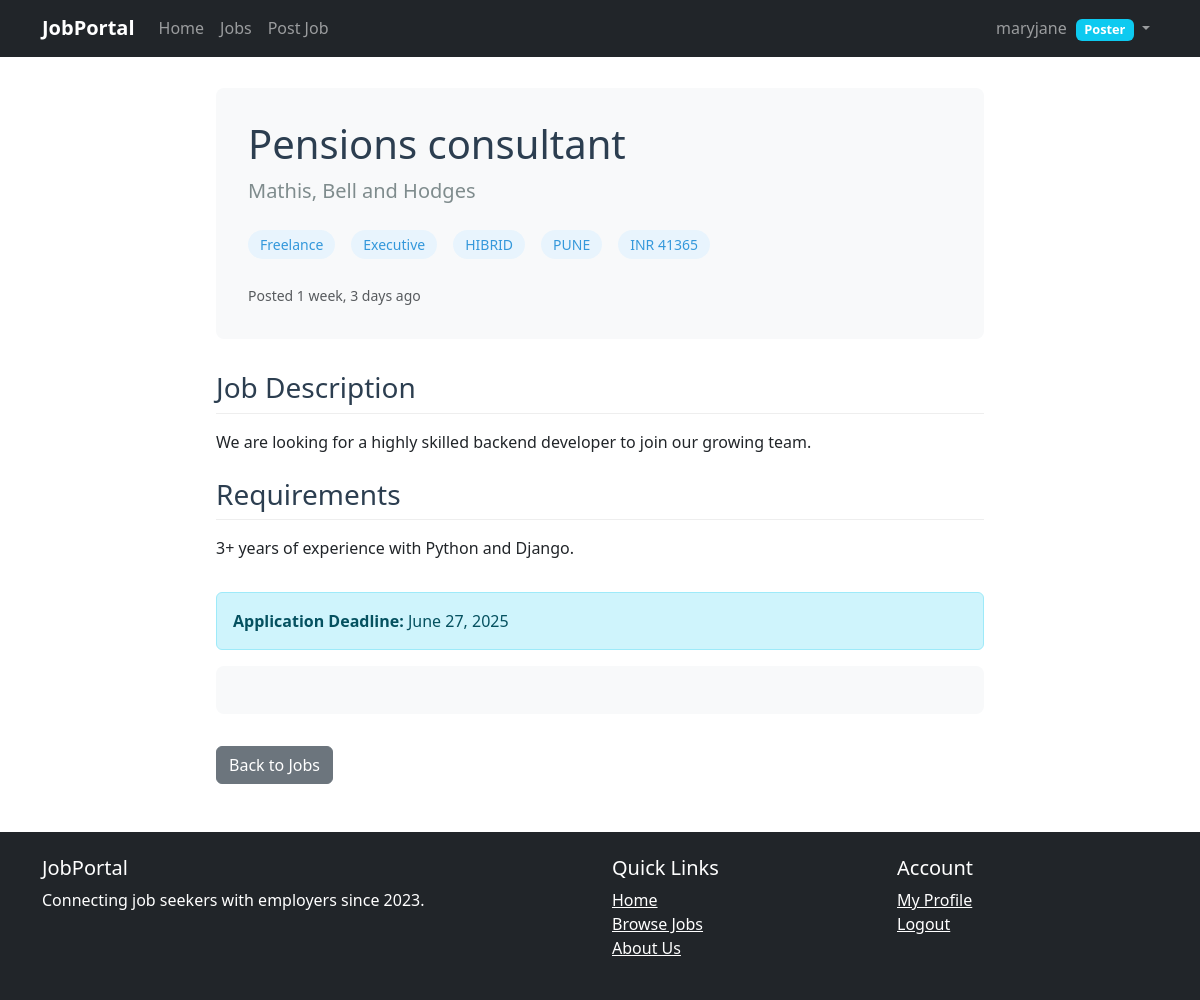
Page /jobs/pensions-consultant/ (signed in) on the committed database.
### profiles/models.py (models this page shows)
class Profile(models.Model):
    class Role(models.TextChoices):
        poster='POSTER',_('Poster')
        seeker='SEEKER',_('Seeker')
    user=models.OneToOneField(User,on_delete=models.CASCADE,related_name='Profile')
    role=models.CharField(choices=Role.choices,default=Role.seeker)

### jobs/models.py (models this page shows, shortened)
class Job(models.Model):
    class ExperienceLevel(models.TextChoices):
        ENTRY = 'ENTRY', _('Entry Level')
        MID = 'MID', _('Mid Level')
        SENIOR = 'SENIOR', _('Senior Level')
        LEAD = 'LEAD', _('Lead')
        EXECUTIVE = 'EXEC', _('Executive')
    class Mode(models.TextChoices):
        REMOTE = 'REMOTE', _('Remote')
        HIBRID = 'HIBRID', _('Hibrid')
        WORK_FROM_OFFICE = 'WORK FROM OFFICE', _('Work From Office')
    company_name=models.CharField(max_length=150,default='MicroSoft')
    poster = models.ForeignKey(User, on_delete=models.CASCADE, related_name='posted_jobs')
    title = models.CharField(max_length=200)
    slug=AutoSlugField(populate_from="title",unique=True)
    description = models.TextField()
    requirements = models.TextField()
    location = models.CharField(max_length=100,choices=Location.choices,default=Location.BENGALURU)
    salary = models.DecimalField(max_digits=10, decimal_places=2, null=True, blank=True)
    salary_currency = models.CharField(max_length=3, default='INR')
    category = models.CharField(max_length=100,choices=JobCategory.choices,default=JobCategory.SOFTWARE_ENGINEERING)
    job_type = models.CharField(max_length=100,choices=JobType.choices,default=JobType.FULL_TIME)
    experience_level = models.CharField(
        max_length=30,
        choices=ExperienceLevel.choices,
        default=ExperienceLevel.MID
    )
    mode=models.CharField(max_length=100,choices=Mode.choices,default=Mode.WORK_FROM_OFFICE)
    application_deadline = models.DateField(null=True, blank=True)
    is_active = models.BooleanField(default=True)
    created_at = models.DateTimeField(auto_now_add=True)
    updated_at = models.DateTimeField(auto_now=True)
    class Meta:
        ordering = ['-created_at']
        indexes = [
            models.Index(fields=['-created_at']),
            models.Index(fields=['is_active']),
        ]

### jobs/views.py (the view)
# urls.py: path('<slug:slug>/',JobDetailsView.as_view()),
class JobDetailsView(generic.DetailView):
    model=Job
    template_name='job/job_details.html'

### templates/job/job_details.html (shortened to what this page needs)
{% extends 'base.html' %}
{% load static %}
{% block content %}
<div class="job-detail-container">
    <div class="job-header">
        <h1 class="job-title">{{ job.title }}</h1>
        <p class="company-name">{{ job.company_name }}</p>
        <div class="job-meta">
            {% if job.job_type %}
                <span class="job-tag">{{ job.get_job_type_display }}</span>
            {% endif %}
            {% if job.experience_level %}
                <span class="job-tag">{{ job.get_experience_level_display }}</span>
            {% endif %}
            {% if job.mode %}
                <span class="job-tag">{{job.mode}}</span>
            {% endif %}
            {% if job.location %}
                <span class="job-tag"> {{ job.location }}</span>
            {% endif %}
            {% if job.salary %}
                <span class="job-tag job-salary">
                    {{ job.salary_currency }} {{ job.salary|floatformat:"0" }}
                </span>
            {% endif %}
        </div>
        <small class="text-muted">Posted {{ job.created_at|timesince }} ago</small>
    </div>
    <div class="job-content">
        {% if job.description %}
        <div class="job-section">
            <h3 class="job-section-title">Job Description</h3>
            <div>{{ job.description|linebreaks }}</div>
        </div>
        {% endif %}
        {% if job.requirements %}
        <div class="job-section">
            <h3 class="job-section-title">Requirements</h3>
            <div>{{ job.requirements|linebreaks }}</div>
        </div>
        {% endif %}
    </div>
    {% if job.application_deadline %}
    <div class="alert alert-info">
        <strong>Application Deadline:</strong> {{ job.application_deadline|date:"F j, Y" }}
    </div>
    {% endif %}
    <div class="apply-section">
    </div>
    <div class="action-buttons">
        <a href="/jobs/" class="btn btn-secondary">Back to Jobs</a>
    </div>
</div>
{% endblock %}

### templates/base.html (shortened to what this page needs)
<!DOCTYPE html>
<html lang="en">
<head>
    <link href="https://cdn.jsdelivr.net/npm/bootstrap@5.3.0/dist/css/bootstrap.min.css" rel="stylesheet">
</head>
<body>
    <nav class="navbar navbar-expand-lg navbar-dark bg-dark fixed-top">
        <div class="container">
            <a class="navbar-brand" href="{% url 'home' %}">JobPortal</a>
            <div class="collapse navbar-collapse" id="navbarNav">
                <ul class="navbar-nav me-auto">
                    <li class="nav-item">
                        <a class="nav-link" href="{% url 'home' %}">Home</a>
                    </li>
                    <li class="nav-item">
                        <a class="nav-link" href="{% url 'jobs:list' %}">Jobs</a>
                    </li>
                    {% if user.is_authenticated and user.Profile.role == 'POSTER' %}
                    <li class="nav-item">
                        <a class="nav-link" href="/jobs/create/">Post Job</a>
                    </li>
                    {% endif %}
                </ul>
                <ul class="navbar-nav">
                    {% if user.is_authenticated %}
                        <li class="nav-item dropdown">
                            <a class="nav-link dropdown-toggle" href="#" id="navbarDropdown" role="button" data-bs-toggle="dropdown">
                                {% if user.first_name %}
                                    {{ user.first_name }} {{ user.last_name }}
                                {% else %}
                                    {{ user.username }}
                                {% endif %}
                                <span class="badge bg-info role-badge">
                                    {{ user.Profile.get_role_display }}
                                </span>
                            </a>
                        </li>
                    {% endif %}
                </ul>
            </div>
        </div>
    </nav>
    <div class="container mt-4">
        {% block content %}{% endblock %}
    </div>
    <footer class="bg-dark text-white mt-5">
        <div class="container py-4">
            <div class="row">
                <div class="col-md-6">
                    <h5>JobPortal</h5>
                    <p>Connecting job seekers with employers since 2023.</p>
                </div>
                <div class="col-md-3">
                    <h5>Quick Links</h5>
                    <ul class="list-unstyled">
                        <li><a href="#" class="text-white">Home</a></li>
                        <li><a href="#" class="text-white">Browse Jobs</a></li>
                        <li><a href="#" class="text-white">About Us</a></li>
                    </ul>
                </div>
                <div class="col-md-3">
                    <h5>Account</h5>
                    <ul class="list-unstyled">
                        {% if user.is_authenticated %}
                            <li><a href="#" class="text-white">My Profile</a></li>
                            <li><a href="/account/logout/" class="text-white">Logout</a></li>
                        {% else %}
                            <li><a href="{% url 'login' %}" class="text-white">Login</a></li>
                            <li><a href="{% url 'register' %}" class="text-white">Register</a></li>
                        {% endif %}
                    </ul>
                </div>
            </div>
        </div>
    </footer>
</body>
</html>

### templates/base.html (style rules this page uses)
body { padding-top: 56px; }
.navbar-brand { font-weight: bold; }
.role-badge { font-size: 0.8rem; vertical-align: middle; margin-left: 5px; }

### templates/job/job_details.html (style rules this page uses)
.job-detail-container { max-width: 800px; margin: 2rem auto; padding: 0 1rem; }
.job-header { background-color: #f8f9fa; padding: 2rem; border-radius: 8px; margin-bottom: 2rem; }
.job-title { color: #2c3e50; margin-bottom: 0.5rem; }
.company-name { color: #7f8c8d; font-size: 1.25rem; margin-bottom: 1.5rem; }
.job-meta { display: flex; gap: 1rem; margin-bottom: 1.5rem; flex-wrap: wrap; }
.job-tag { background-color: #e8f4fd; color: #3498db; padding: 0.25rem 0.75rem; border-radius: 50px; font-size: 0.875rem; }
.job-content { margin-bottom: 2rem; }
.job-section { margin-bottom: 1.5rem; }
.job-section-title { color: #2c3e50; border-bottom: 1px solid #eee; padding-bottom: 0.5rem; margin-bottom: 1rem; }
.apply-section { background-color: #f8f9fa; padding: 1.5rem; border-radius: 8px; }
.action-buttons { display: flex; gap: 1rem; margin-top: 2rem; }

### rows in the picture
Job: title "Pensions consultant", company_name "Mathis, Bell and Hodges", job_type "Freelance", experience_level "Executive", mode "HIBRID", location "PUNE", salary_currency "INR", salary "41365", created_at "1 week, 3 days", description "We are looking for a highly skilled backend developer to join our growing team.", requirements "3+ years of experience with Python and Django.", application_deadline "June 27, 2025"

### other values in the picture
{{ user.username }} "maryjane"
{{ user.Profile.get_role_display }} "Poster"
